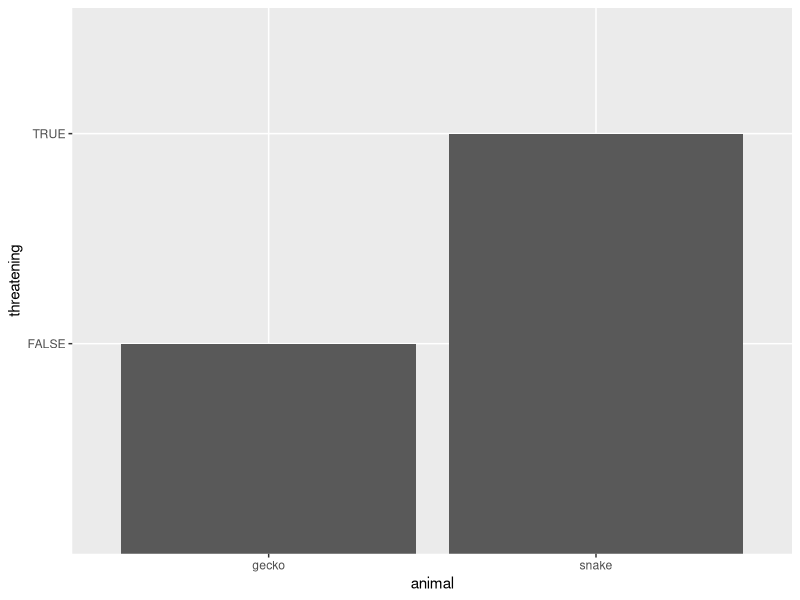
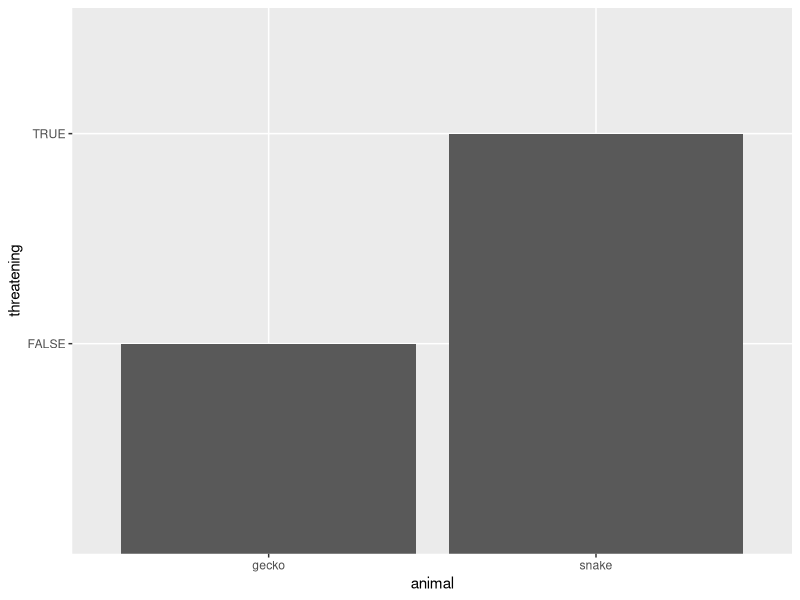
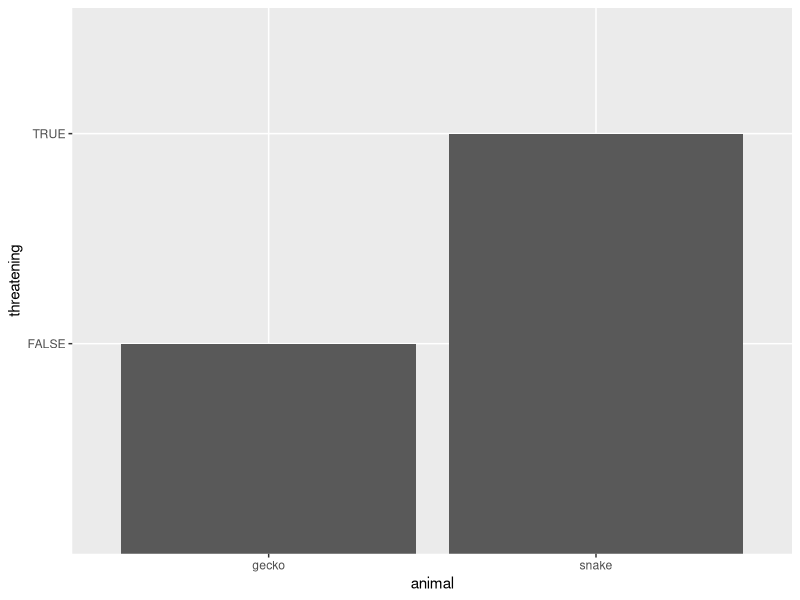

The R source for these figures, in order:
## ---- chunk 1
# load any other packages and read data here
library(tidyverse)
## ---- chunk 2
#| echo: true
my_df <- tibble(animal = c('snake', 'gecko'),
                threatening = c(TRUE, FALSE))

my_df
## ---- chunk 3
my_df %>% knitr::kable()
## ---- chunk 4
#| fig-width: 4
#| fig-height: 3
#| fig-align: left
#| fig-cap: A terrible plot.

my_df %>% 
  ggplot(aes(x = animal, y = threatening)) + 
  geom_col()
## ---- chunk 5
#| echo: true
my_df <- tibble(animal = c('snake', 'gecko'),
                threatening = c(TRUE, FALSE))

my_df
## ---- chunk 6
my_df %>% knitr::kable()
## ---- chunk 7
#| fig-width: 4
#| fig-height: 3
#| fig-align: left
#| fig-cap: A terrible plot.

my_df %>% 
  ggplot(aes(x = animal, y = threatening)) + 
  geom_col()
## ---- chunk 8
#| echo: true
my_df <- tibble(animal = c('snake', 'gecko'),
                threatening = c(TRUE, FALSE))

my_df
## ---- chunk 9
my_df %>% knitr::kable()
## ---- chunk 10
#| fig-width: 4
#| fig-height: 3
#| fig-align: left
#| fig-cap: A terrible plot.

my_df %>% 
  ggplot(aes(x = animal, y = threatening)) + 
  geom_col()
